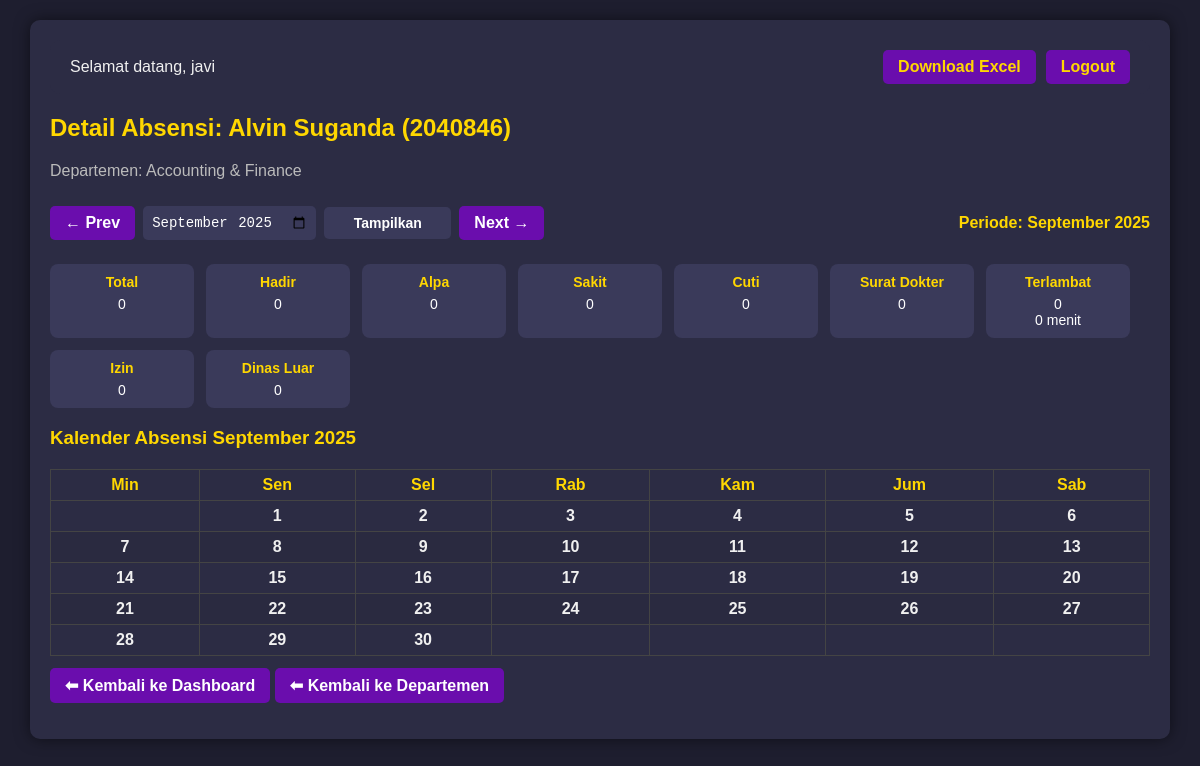
The app's page /detail_karyawan.php?id=382&bulan=2025-09 (signed in) with its own data.
### tables this page shows
CREATE TABLE `karyawan` (
  `id` int(11) NOT NULL,
  `nik` varchar(20) NOT NULL,
  `nama` varchar(100) NOT NULL,
  `departemen_id` int(11) NOT NULL
);

CREATE TABLE `departemen` (
  `id` int(11) NOT NULL,
  `nama_departemen` varchar(100) NOT NULL
);

### detail_karyawan.php (the view, shortened to what this page needs)
<?php
include "config/koneksi.php";
$karyawan_id = null;
if (isset($_GET['id']) && is_numeric($_GET['id'])) {
    $karyawan_id = (int) $_GET['id'];
} elseif (isset($_GET['nik']) && $_GET['nik'] !== '') {
    $nik = mysqli_real_escape_string($conn, $_GET['nik']);
    $q = mysqli_query($conn, "SELECT id FROM karyawan WHERE nik = '$nik' LIMIT 1");
    if ($q && mysqli_num_rows($q) > 0) {
        $karyawan_id = (int) mysqli_fetch_assoc($q)['id'];
    }
}
$kq = mysqli_query($conn, "
    SELECT k.*, d.nama_departemen
    FROM karyawan k
    LEFT JOIN departemen d ON k.departemen_id = d.id
    WHERE k.id = $karyawan_id
    LIMIT 1
");
$karyawan = mysqli_fetch_assoc($kq);
$filter_bulan = (isset($_GET['bulan']) && preg_match('/^\d{4}-\d{2}$/', $_GET['bulan'])) ? $_GET['bulan'] : date('Y-m');
$startDate = $filter_bulan . '-01';
$endDate = date('Y-m-t', strtotime($startDate));
$summary_q = mysqli_query($conn, "
    SELECT
      SUM(status = 'Hadir') AS hadir,
      SUM(status = 'Alpa') AS alpa,
      SUM(status = 'Sakit') AS sakit,
      SUM(status = 'Cuti') AS cuti,
      SUM(status = 'Surat Dokter') AS surat_dokter,
      SUM(status = 'Terlambat') AS terlambat,
      SUM(status = 'Izin Tanpa Bayar') AS izin_tanpa_bayar,
      SUM(status = 'Izin Dispensasi') AS izin_dispensasi,
      SUM(status = 'Izin Meninggalkan Tempat Kerja') AS izin_keluar,
      SUM(status = 'Dinas Luar') AS dinas_luar,
      SUM(CASE WHEN status='Terlambat' THEN menit_telat ELSE 0 END) AS total_menit_terlambat,
      COUNT(*) AS total
    FROM absensi
    WHERE karyawan_id = $karyawan_id
      AND tanggal BETWEEN '$startDate' AND '$endDate'
");
$summary = $summary_q ? mysqli_fetch_assoc($summary_q) : null;
?>
<!doctype html>
<html lang="id">
<head>
<link rel="stylesheet" href="assets/style.css">
</head>
<body>
<div class="container">
<div class="navbar" style="display: flex; justify-content: space-between; align-items: center;">
    <div>
        Selamat datang, <?= htmlspecialchars($_SESSION['nama'] ?? '') ?>
    </div>
    <div style="display: flex; gap: 10px;">
        <a href="export_karyawan_excel.php?karyawan_id=<?= $karyawan_id ?>" class="btn btn-success">Download Excel</a>
        <a href="logout.php" class="btn btn-danger">Logout</a>
    </div>
</div>
    <h2>Detail Absensi: <?= htmlspecialchars($karyawan['nama']) ?> (<?= htmlspecialchars($karyawan['nik']) ?>)</h2>
    <p style="color:#bbb">Departemen: <?= htmlspecialchars($karyawan['nama_departemen'] ?? '-') ?></p>
    <div class="filter-inline">
        <a class="btn" href="detail_karyawan.php?id=<?= $karyawan_id ?>&bulan=<?= date('Y-m', strtotime($startDate . ' -1 month')) ?>">&larr; Prev</a>
        <form method="GET" style="display:inline-flex;align-items:center;gap:8px;">
            <input type="month" name="bulan" value="<?= $filter_bulan ?>">
            <button class="btn" type="submit">Tampilkan</button>
        </form>
        <a class="btn" href="detail_karyawan.php?id=<?= $karyawan_id ?>&bulan=<?= date('Y-m', strtotime($startDate . ' +1 month')) ?>">Next &rarr;</a>
        <div style="margin-left:auto;color:#ffd700;font-weight:bold;">
            Periode: <?= date('F Y', strtotime($startDate)) ?>
        </div>
    </div>
    <div class="info-row">
        <div class="card"><h4>Total</h4><div class="small"><?= $summary['total'] ?? 0 ?></div></div>
        <div class="card"><h4>Hadir</h4><div class="small"><?= $summary['hadir'] ?? 0 ?></div></div>
        <div class="card"><h4>Alpa</h4><div class="small"><?= $summary['alpa'] ?? 0 ?></div></div>
        <div class="card"><h4>Sakit</h4><div class="small"><?= $summary['sakit'] ?? 0 ?></div></div>
        <div class="card"><h4>Cuti</h4><div class="small"><?= $summary['cuti'] ?? 0 ?></div></div>
        <div class="card"><h4>Surat Dokter</h4><div class="small"><?= $summary['surat_dokter'] ?? 0 ?></div></div>
        <div class="card"><h4>Terlambat</h4><div class="small">
            <?= $summary['terlambat'] ?? 0 ?><br>
            <?= $summary['total_menit_terlambat'] ?? 0 ?> menit
        </div></div>
        <div class="card"><h4>Izin</h4><div class="small"><?= ($summary['izin_tanpa_bayar']??0)+($summary['izin_dispensasi']??0)+($summary['izin_keluar']??0) ?></div></div>
        <div class="card"><h4>Dinas Luar</h4><div class="small"><?= $summary['dinas_luar'] ?? 0 ?></div></div>
    </div>
    <h3>Kalender Absensi <?= date('F Y', strtotime($startDate)) ?></h3>
    <table class="calendar">
        <thead>
            <tr>
                <th>Min</th><th>Sen</th><th>Sel</th><th>Rab</th><th>Kam</th><th>Jum</th><th>Sab</th>
            </tr>
        </thead>
        <tbody>
            <?php
            $dayCount = date('t', strtotime($startDate));
            $startDayOfWeek = date('w', strtotime($startDate));
            $currentDay = 1;
            $cells = 0;
            echo "<tr>";
            for ($i=0;$i<$startDayOfWeek;$i++) {
                echo "<td></td>";
                $cells++;
            }
            while ($currentDay <= $dayCount) {
            echo "<td><strong>$currentDay</strong>";
echo "</td>";
                $currentDay++;
                $cells++;
                if ($cells % 7 == 0) echo "</tr><tr>";
            }
            while ($cells % 7 != 0) {
                echo "<td></td>";
                $cells++;
            }
            echo "</tr>";
            ?>
        </tbody>
    </table>
    <p style="margin-top:12px;">
        <a href="dashboard.php" class="btn">⬅ Kembali ke Dashboard</a>
        <a href="detail_departemen.php?departemen_id=<?= (int)$karyawan['departemen_id'] ?>" class="btn">⬅ Kembali ke Departemen</a>
    </p>
</div>
</body>
</html>

### assets/style.css (style rules this page uses)
body { background-color: #1e1e2f; color: #f0f0f0; font-family: Arial, sans-serif; margin: 0; padding: 0; }
.container { max-width: 1200px; margin: 20px auto; padding: 20px; background-color: #2c2c44; border-radius: 10px; box-shadow: 0 0 15px rgba(0,0,0,0.5); }
h1, h2, h3 { color: #ffd700; }
a.btn, button { display: inline-block; padding: 8px 15px; background-color: #6a0dad; color: #fff; text-decoration: none; border-radius: 5px; font-weight: bold; cursor: pointer; }
form input, form select, form textarea, form button { display: block; width: 100%; margin: 10px 0; padding: 8px; border-radius: 5px; border: none; font-size: 14px; background-color: #3a3a5a; color: #fff; }
table { width: 100%; border-collapse: collapse; margin-top: 20px; }
table thead { background-color: #3a3a5a; }
table thead th { padding: 10px; color: #ffd700; text-align: left; }
table tbody tr { border-bottom: 1px solid #444; }
table tbody tr:nth-child(even) { background-color: #2a2a40; }
table tbody td { padding: 10px; }
.navbar { display: flex; justify-content: space-between; align-items: center; background-color: #2c2c44; padding: 10px 20px; border-radius: 10px; margin-bottom: 20px; }
.navbar a { color: #ffd700; text-decoration: none; font-weight: bold; }

### detail_karyawan.php (style rules this page uses)
.container { max-width: 1100px; }
.info-row { display:flex; gap:12px; flex-wrap:wrap; margin-bottom:16px; }
.card { background:#3a3a5a; padding:10px 12px; border-radius:8px; color:#fff; min-width:120px; text-align:center; }
.card h4 { margin:0 0 6px; color:#ffd700; font-size:14px; }
.small { font-size:14px; color:#fff; }
.filter-inline { display:flex; gap:8px; align-items:center; margin-bottom:14px; }
.filter-inline input[type="month"] { width:200px; }
.calendar { width:100%; border-collapse:collapse; }
.calendar th, .calendar td { border:1px solid #444; padding:6px; text-align:center; vertical-align:top; min-height:80px; }
.calendar th { background:#2c2c44; color:#ffd700; }

### records on screen
karyawan: nama "Alvin Suganda", nik "2040846", departemen.nama_departemen "Accounting & Finance"

### other values on screen
$_SESSION['nama'] "javi"
date('F Y', strtotime($startDate)) "September 2025"
$summary['total'] "0"
$summary['hadir'] "0"
$summary['alpa'] "0"
$summary['sakit'] "0"
$summary['cuti'] "0"
$summary['surat_dokter'] "0"
$summary['terlambat'] "0"
$summary['total_menit_terlambat'] "0"
$summary['dinas_luar'] "0"
